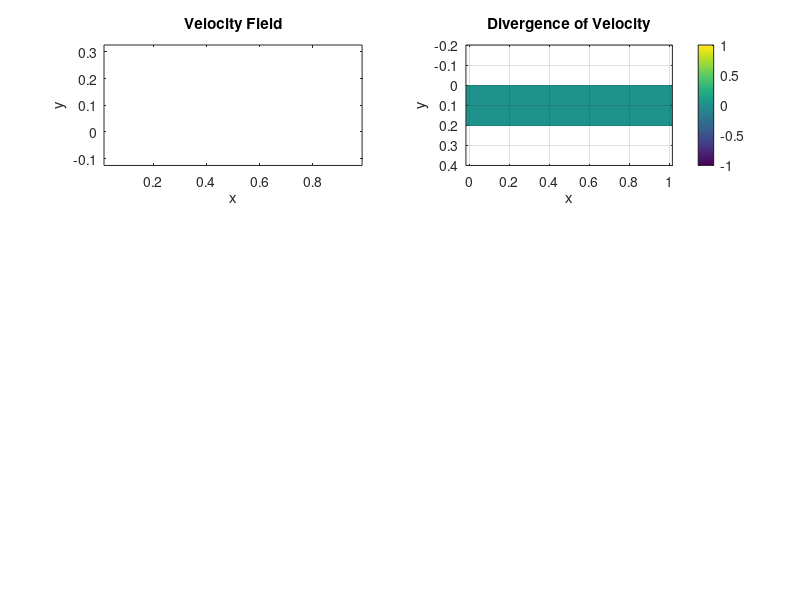

Recreate this plot in MATLAB. (Note: this script raises an error after producing the figure.)
clc; clear; close all

% grid and domain properties while using staggered grid 
x=32; y=32;
Lx=1; Ly=0.2;
dx=Lx/x; dy=Ly/y;
visc=0.05;

%top and Bottom wall fixed
Ut=0; Ub=0;

% Time step selection based on stability criteria
dt1 = 0.5/(visc*(1/(dx^2) + 1/(dy^2)));
CFL = 0.5;
u_max = max(abs([Ut, Ub]));
if u_max == 0
    dt2 = Inf;
else
    dt2 = CFL * min(dx/u_max, dy/u_max);
end
dt = min(dt1, dt2);
dt = 0.25 * dt; % safety margin
dpx = 0.1; % pressure gradient

% Preallocate fields
p = zeros(y+2, x+2);
u = zeros(y+2, x+2);
v = zeros(y+2, x+2);
ut = zeros(y+2, x+2);
vt = zeros(y+2, x+2);
divut = zeros(y+2, x+2);

% Cell center velocities and meshgrid
uc=  0.5*(u(2:end-1,  2:end-1) +u(2:end-1,3:end));
vc =0.5*(v(2:end-1,2:end-1)+ v(3:end,2:end-1));
[X,Y] = meshgrid(dx/2:dx:Lx-dx/2, dy/2:dy:Ly-dy/2);

fig = figure('Name','Flow Simulation','NumberTitle','off');

subplot(3,2,1);
hQuiver = quiver(X,Y,uc,vc,'AutoScaleFactor',3);
title('Velocity Field'); xlabel('x'); ylabel('y'); axis equal tight;

% Initial divergence
for i=2:x+1
    for j=2:y+1
        divu(j,i) =(u(j,i)-u(j,i-1))/dx   +(v(j,i)-v(j-1,i))/dy;
    end
end
subplot(3,2,2);
hIm = imagesc(linspace(0,Lx,x), linspace(0,Ly,y), flipud(divu(2:end-1,2:end-1)));
colorbar; title('Divergence of Velocity'); xlabel('x'); ylabel('y'); axis equal tight; grid on;

t = 0; tsteps = 8000;
err_hist = []; t_hist = [];
% k = VideoWriter('poiselle_flow_vid.mp4', 'MPEG-4'); k.FrameRate = 20; open(k);
err_initial = NaN;

for n = 1:tsteps
    [u,v,~] = apply_boundary_conditions(u,v,p,dpx,dx);

    % X-momentum
    for i = 3:x+1
        for j = 2:y+1
            ue = 0.5*(u(j,i+1)+u(j,i)); 
            uw = 0.5*(u(j,i)  +u(j,i-1));
            un = 0.5*(u(j+1,i)+u(j,i)); 
            us = 0.5*(u(j,i)  +u(j-1,i));
            vn = 0.5*(v(j+1,i-1)+v(j+1,i));
            vs = 0.5*(v(j,i-1)  +v(j,i));
            convection = -(ue^2- uw^2)/dx-(un*vn- us*vs)/dy;
            diffusion = visc* ((u(j,i-1)-2*u(j,i)+u(j,i+1))/dx^2+ (u(j-1,i)-2*u(j,i)  +u(j+1,i))/dy^2);
            pressure_source = dpx; 
            rho=0.01;
            ut(j,i) = u(j,i)+ dt*(convection+ diffusion+  (pressure_source/ rho));
        end
    end

    % Y-momentum
    for i = 2:x+1
        for j = 3:y+1
            ve = 0.5*(v(j,i+1) +v(j,i)); 
            vw = 0.5*(v(j,i)   +v(j,i-1));
            ue = 0.5*(u(j,i+1) +u(j-1,i+1)); 
            uw = 0.5*(u(j,i)   +u(j-1,i));
            vn = 0.5*(v(j+1,i) +v(j,i)); 
            vs = 0.5*(v(j,i)   +v(j-1,i));
            convection = - (ue*ve-uw*vw)/dx -(vn^2-vs^2)/dy;
            diffusion = visc* ((v(j,i+1)-2*v(j,i)+v(j,i-1))/dx^2+   (v(j+1,i)-2*v(j,i)+ v(j-1,i))/dy^2);
            vt(j,i) = v(j,i) + dt*(convection+diffusion);
        end
    end


    divut(2:end-1,2:end-1) = (ut(2:end-1,3:end)-ut(2:end-1,2:end-1))/dx + (vt(3:end,2:end-1)-vt(2:end-1,2:end-1))/dy;
    rhs = rho * divut / dt;

        [p,~] = sor_solver(p,rhs,Lx,Ly,x,y);


    [~,~,p] = apply_boundary_conditions(u,v,p,dpx,dx);

    % Velocity correction
    u(2:end-1,3:end-1) =ut(2:end-1,3:end-1) -dt*(p(2:end-1,3:end-1)-p(2:end-1,2:end-2))/dx;
    v(3:end-1,2:end-1)=vt(3:end-1,2:end-1) - dt*(p(3:end-1,2:end-1) -p(2:end-2,2:end-1))/dy;

    for i=2:x+1
        for j=2:y+1
            divu(j,i) =(u(j,i)-u(j,i-1))/dx +(v(j,i)-v(j-1,i))/dy;
        end
    end

    uc = 0.5*  (u(2:end-1,2:end-1) +u(2:end-1,3:end));
    vc= 0.5*(v(2:end-1,2:end-1) +v(3:end,2:end-1));

    if mod(n,100)==0 || n==0
        subplot(3,2,1);
        set(hQuiver,'UData',uc,'VData',vc);
        title(['Velocity Field at step ',num2str(n)]);

        subplot(3,2,2);
        set(hIm,'CData',flipud(divu(2:end-1,2:end-1)));
        title(['Divergence at step ',num2str(n)]);

        ya = dy/2 : dy: Ly-dy/2;
        ua = (dpx/(2*visc)) *ya .*(Ly - ya)/rho;
        x_phys = linspace(dx/2,Lx-dx/2, x);
        [~, mid_idx] = min(abs(x_phys - Lx/2));
        u_num = uc(:,mid_idx);

        subplot(3,2,3);
        plot(u_num', ya, 'b-', ua, ya, 'r--', 'LineWidth',2);
        ylabel('y'); xlabel('u(y)'); legend('Numerical','Analytical');
        title('Velocity Profile'); grid on;

        err_profile = u_num - ua';
        subplot(3,2,4);
        plot(err_profile, ya, 'k-', 'LineWidth', 2);
        ylabel('y'); xlabel('Error'); title('Error Profile'); grid on;

        L2_err = norm(err_profile, 2);
        if isnan(err_initial)
            err_initial =L2_err;
        end
        err_rel = L2_err /err_initial;
        err_hist(end+1) = err_rel;
        t_hist(end+1) = t;

        subplot(3,2,[5 6]);
        semilogy(t_hist, err_hist, 'r-o', 'LineWidth', 1.5);
        xlabel('Time'); 
        ylabel('Relative L2 Error');
        title('Convergence History'); grid on;

        drawnow;
        % frame = getframe(gcf);
        % writeVideo(k, frame);
    end
    t = t + dt;
end

% close(k);
% disp('Video saved successfully');

figure('Name','Final Convergence','NumberTitle','off');
semilogy(t_hist, err_hist, 'r-o', 'LineWidth', 1.5);
xlabel('Time'); ylabel('Relative L2 Norm of Error');
title('Final Convergence of Numerical Solution'); grid on;

fprintf('Max divergence: %.2e\n', max(abs(divu(:))));

function [u, v, p] = apply_boundary_conditions(u, v, p,dpx,dx)
    % Left wall
    u(:,1) =u(:,2);
    v(:,1) =0;

    % Right wall
    u(:,end) =u(:,end-1);
    v(:,end) =0;

    % Top wall
    u(end,:) =0;
    v(end,:) =0;

    % Bottom wall
    u(1,:) =0;
    v(1,:) =0;

    % non zero-gradient boundary condition for pressure at boundaries
    p(:,1)     = p(:,2)-dpx*dx;        % left
    p(:,end)   = p(:,end-1)+dpx*dx;    % right

end



% poission solver SOR
function [p,err]=sor_solver(p, S,Lx,Ly,x, y)
    dx=Lx/x ;
    dy=Ly/y ;
    Ae = ones(y+2, x+2) / dx^2;
    Aw = ones(y+2, x+2) / dx^2;
    An = ones(y+2, x+2) / dy^2;
    As = ones(y+2, x+2) / dy^2;
    Ap=-(Ae+Aw+An+As);
    
    it = 0;
    err = 1e10;
    tol = 1e-12;
    maxit=20000;
    B = 1.9; % between 1 and 2

    while err > tol && it < maxit
        pk = p;
        for i =2:x+1
            for j =2:y+1
               ap = Ap(j,i); ae = Ae(j,i); aw = Aw(j,i); an = An(j,i); as = As(j,i);
               pe = p(j,i+1); pw = p(j,i-1); pn = p(j+1,i); ps = p(j-1,i);
               res = S(j,i) - (ae*pe + aw*pw + an*pn + as*ps);
               p(j,i) = B * res/ap + (1-B)*pk(j,i);
            end
        end
        err = norm(p(:)-pk(:),2);
        it = it+1;
    end
end
 
